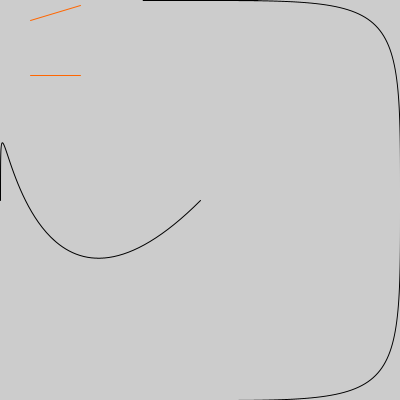
Frame 1 (no input)
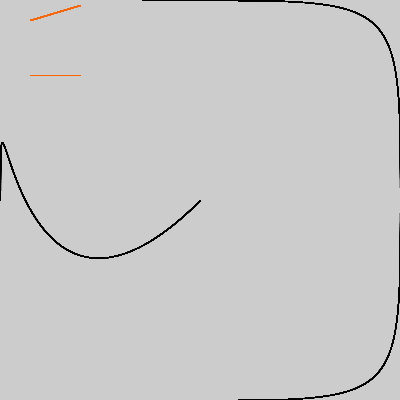
Frame 60 (the mouse pressed at the canvas centre just before this capture)
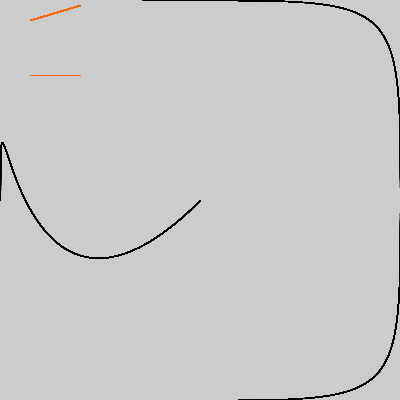
Frame 120 (the mouse held since frame 60 and released just before this capture)

The Processing sketch that drew these frames (run headless with seeded random() and noise(); from frame 60 on, the mouse is pressed at the canvas centre):

// Processing sketch: bezier
// ── bezier.pde
void setup ()

{
  size(400, 400);
}

void draw ()

{
  //noFill();
  noFill();
  stroke(255, 102, 0);
  line(30, 20, 80, 5);
  line(80, 75, 30, 75);
  stroke(0, 0, 0);
  bezier(200, 0, 400, 0, 400, 0, 400, 200);
  bezier(400, 200, 400, 400, 400, 400, 200, 400);
  bezier(200, 200, 0, 400, 0, 0, 0, 200);
  bezier(200, 0, 0, 0, 400, 0, 200, 0);
}
